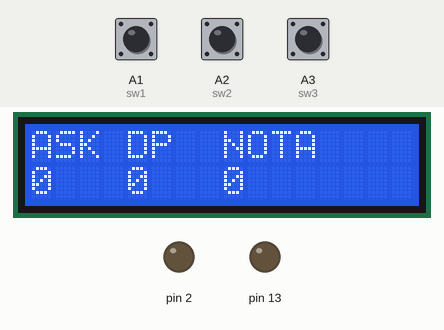
Simulated run of this sketch. Board: Arduino Uno, built with avr-gcc and run on an emulated ATmega328P. Shown: 16×2 character LCD, output pins drawn as LEDs (lit = HIGH). Inputs (shaded band) come from the test bench; at power-on: A1 (sw1) HIGH, A2 (sw2) HIGH, A3 (sw3) HIGH. What the sketch prints to the serial monitor is not drawn.

Above: at 2.2 s.
2.3 s: A1 (sw1) pulled LOW for 1.3 s
At 3.4 s:
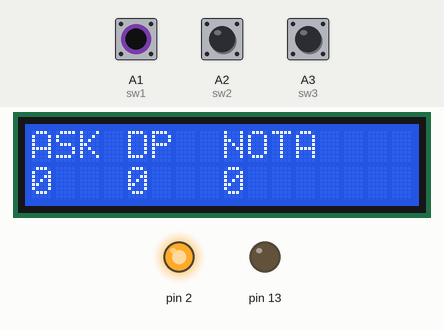
5.1 s: A2 (sw2) pulled LOW for 1.3 s
At 7.7 s:
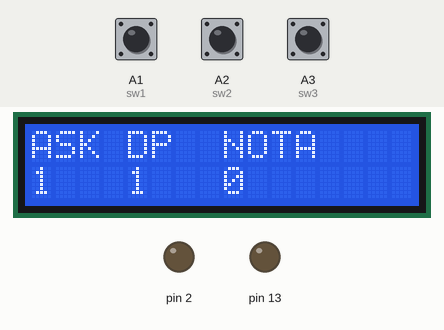
8.9 s: A3 (sw3) pulled LOW for 1.3 s
At 11.7 s:
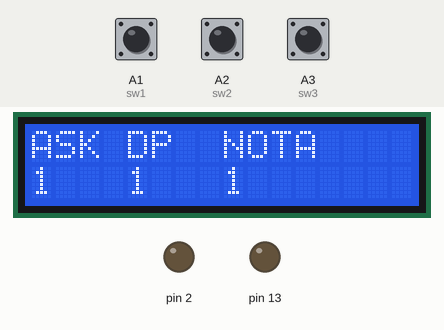
12.7 s: A1 (sw1) pulled LOW for 1.3 s
At 15.8 s:
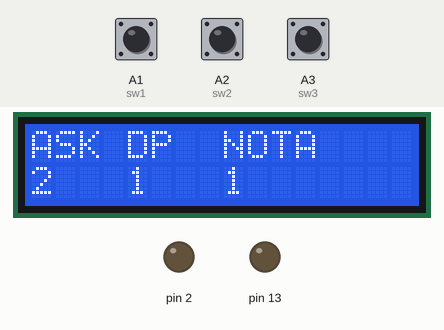
16.5 s: A2 (sw2) pulled LOW for 1.3 s
At 19.9 s:
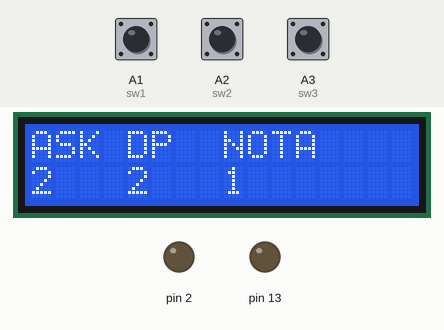
20.3 s: A3 (sw3) pulled LOW for 1.3 s
At 24.0 s:
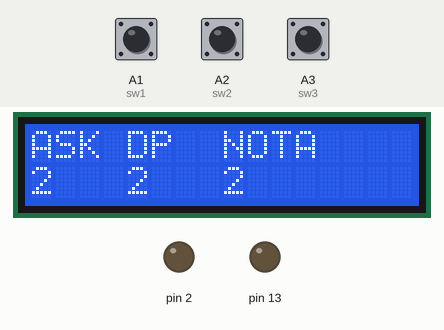
Timing chart, 0 to 25.1 s (numbered marks = the images above; inputs shaded):
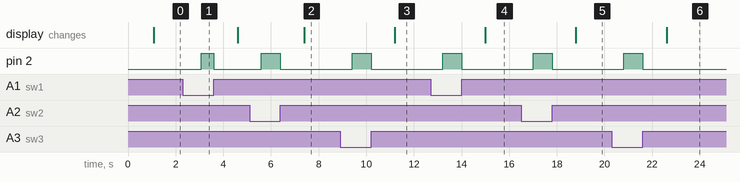

Measured:
- after the input at 2.3 s, pin 2: LOW → HIGH after 0.78 s, → LOW 0.52 s later
- after the input at 5.1 s, pin 2: LOW → HIGH after 0.50 s, → LOW 0.80 s later; the display: changes after 2.3 s (image 2)
- after the input at 8.9 s, pin 2: LOW → HIGH after 0.51 s, → LOW 0.79 s later; the display: changes after 2.3 s (image 3)
- after the input at 12.7 s, pin 2: LOW → HIGH after 0.51 s, → LOW 0.79 s later; the display: changes after 2.3 s (image 4)
- after the input at 16.5 s, pin 2: LOW → HIGH after 0.51 s, → LOW 0.79 s later; the display: changes after 2.3 s (image 5)
- after the input at 20.3 s, pin 2: LOW → HIGH after 0.51 s, → LOW 0.79 s later; the display: changes after 2.3 s (image 6)

The sketch:

EVM.ino
```cpp
#include<LiquidCrystal.h>
LiquidCrystal lcd(8, 9, 4, 5, 6, 7);
#define sw1 A1
#define sw2 A2
#define sw3 A3
#define sw4 A4
#define sw5 19
#define buzzer 2
int vote1=0;
int vote2=0;
int vote3=0;
int vote4=0;
int active=1;
int a=0;
void setup()
{
pinMode(sw1, INPUT);
pinMode(sw2,INPUT);
pinMode(sw3,INPUT);
pinMode(sw4,INPUT);
pinMode(sw5,INPUT);
pinMode(13,OUTPUT);
pinMode(2,OUTPUT);
Serial.begin(9600);
lcd.begin(16, 2);
lcd.setCursor(0,0);
lcd.print(" VOTING MACHINE ");
lcd.setCursor(0,1);
lcd.print("  LCD DISPLAY");
delay(1000);
digitalWrite(sw1, HIGH);
digitalWrite(sw2, HIGH);
digitalWrite(sw3, HIGH);
digitalWrite(sw4, HIGH);
digitalWrite(sw5, HIGH);
lcd.clear();
lcd.setCursor(0,0);
lcd.print("ASK");
lcd.setCursor(4,0);
lcd.print("DP");
lcd.setCursor(8,0);
lcd.print("NOTA");
}
void loop()
{
  lcd.setCursor(0,0);
lcd.print("ASK");
lcd.setCursor(0,1);
lcd.print(vote1);
lcd.setCursor(4,0);
lcd.print("DP");
lcd.setCursor(4,1);
lcd.print(vote2);
lcd.setCursor(8,0);
lcd.print("NOTA");
lcd.setCursor(8,1);
lcd.print(vote3);
Serial.print("VOTER: ");
Serial.println(a);
Serial.print("ASK: ");
Serial.println(vote1);
Serial.print("DP: ");
Serial.println(vote2);
Serial.print("NOTA: ");
Serial.println(vote3);

Serial.println("__________________________");
delay(1000);

/*if(digitalRead(sw4)==0)
{
  active=0;
  Serial.println("ready");
}
else
{
 }

while(active=0)
{*/
  if(digitalRead(sw1)==0)
  {
    digitalWrite(2,HIGH);
    vote1++;
    a++;
    while(digitalRead(sw1)==0);
    digitalWrite(2,LOW);
    active=1;
    delay(1000);
  }

  if(digitalRead(sw2)==0)
   {
    digitalWrite(2,HIGH);
    vote2++;
    a++;
    while(digitalRead(sw2)==0);
    digitalWrite(2,LOW);
    active=1;
    delay(1000);
  }

  if(digitalRead(sw3)==0)
  {
    digitalWrite(2,HIGH);
    vote3++;
    a++;
    while(digitalRead(sw3)==0);
    digitalWrite(2,LOW);
    active=1;
    delay(1000);
  }
//}

/*
if(digitalRead(sw5)==0)
{
  lcd.setCursor(0,0);
  lcd.print("ASK");
  lcd.setCursor(1,1);
  lcd.print(vote1);
  lcd.setCursor(4,0);
  lcd.print("DP");
  lcd.setCursor(5,1);
  lcd.print(vote2);
  lcd.setCursor(8,0);
  lcd.print("NOTA");
  lcd.setCursor(9,1);
}*/

}
```
